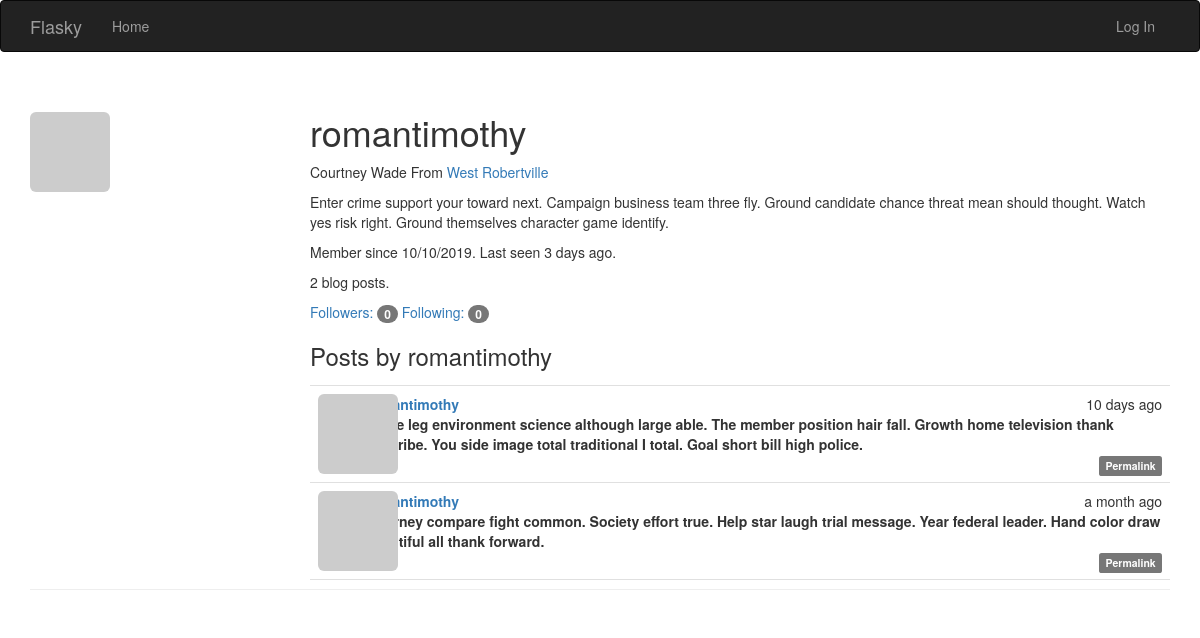
Before: /user/romantimothy with the older database file.
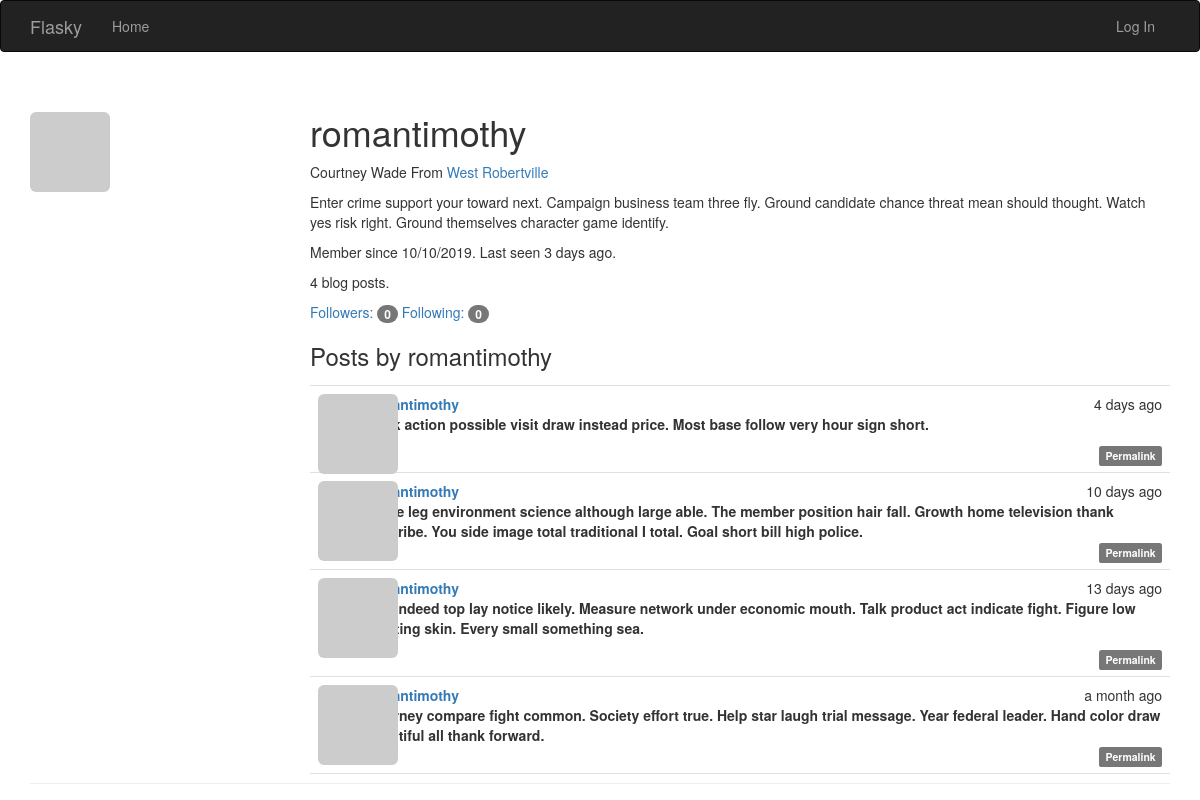
After: the same page with the newer database file.
### app/models.py (models this page shows, shortened)
class User(UserMixin, db.Model):
    __tablename__ = 'users'
    id = db.Column(db.Integer, primary_key=True)
    email = db.Column(db.String(64), unique=True, index=True)
    username = db.Column(db.String(64), unique=True, index=True)
    role_id = db.Column(db.Integer, db.ForeignKey('roles.id'))
    password_hash = db.Column(db.String(128))
    confirmed = db.Column(db.Boolean, default=False)
    name = db.Column(db.String(64))
    location = db.Column(db.String(64))
    about_me = db.Column(db.Text())
    member_since = db.Column(db.DateTime(), default=datetime.utcnow)
    last_seen = db.Column(db.DateTime(), default=datetime.utcnow)
    avatar_hash = db.Column(db.String(32))
    posts = db.relationship('Post', backref='author', lazy='dynamic')
    followed = db.relationship('Follow',
                               foreign_keys=[Follow.follower_id],
                               backref=db.backref('follower', lazy='joined'),
                               lazy='dynamic',
                               cascade='all, delete-orphan')
    followers = db.relationship('Follow',
                                foreign_keys=[Follow.followed_id],
                                backref=db.backref('followed', lazy='joined'),
                                lazy='dynamic',
                                cascade='all, delete-orphan')
    @property
    def password(self):
        raise AttributeError('password is not a readable attribute')
    def gravatar(self, size=100, default='identicon', rating='g'):
        if request.is_secure:
            url = 'https://secure.gravatar.com/avatar'
        else:
            url = 'http://secure.gravatar.com/avatar'
        hash= self.avatar_hash or self.gravatar_hash()
        return '{url}/{hash}?s={size}&d={default}&r={rating}'.format(
                url=url, hash=hash, size=size, default=default, rating=rating)

class Post(db.Model):
    __tablename__ = 'posts'
    id = db.Column(db.Integer, primary_key=True)
    body = db.Column(db.Text)
    timestamp = db.Column(db.DateTime, index=True, default=datetime.utcnow)
    author_id = db.Column(db.Integer, db.ForeignKey('users.id'))
    body_html = db.Column(db.Text)

### app/main/views.py (the view)
@main.route('/user/<username>')
def user(username):
    user = User.query.filter_by(username=username).first_or_404()
    posts = user.posts.order_by(Post.timestamp.desc()).all()
    return render_template('user.html', user=user, posts=posts)

### app/auth/views.py (called while the page is built)
@auth.before_app_request
def before_request():
    if current_user.is_authenticated:
        current_user.ping()
        if not current_user.confirmed \
                and request.endpoint \
                and request.blueprint != 'auth' \
                and request.endpoint != 'static':
            return redirect(url_for('auth.unconfirmed'))

### app/main/__init__.py (called while the page is built)
@main.app_context_processor
def inject_permissions():
    return dict(Permission=Permission)

### app/models.py (called while the page is built)
    def can(self, permissions):
        return False

    def is_administrator(self):
        return False

### app/templates/user.html (shortened to what this page needs)
{% extends "base.html" %}
{% import "_macros.html" as macros %}
{% block page_content %}
<div class="page-header">
    <img class="img-rounded profile-thumbnail" src="{{ user.gravatar(size=256) }}">
    <div class="profile-header">
        <h1>{{ user.username }}</h1>
        {% if user.name or user.location %}
        <p>
            {% if user.name %}{{ user.name }}{% endif %}
            {% if user.location %}
                From <a href="http://maps.google.com/?q={{ user.location }}">
                    {{ user.location }}</a>
            {% endif %}
        </p>
        {% endif %}
        {% if user.about_me %}<p>{{ user.about_me }}</p>{% endif %}
        <p>Member since {{ moment(user.member_since).format('L') }}. Last seen {{ moment(user.last_seen).fromNow() }}.</p>
        <p>{{ user.posts.count() }} blog posts.</p>
        <p>
            <a href="{{ url_for('.followers', username=user.username) }}">
                Followers: <span class="badge">{{ user.followers.count() - 1 }}</span>
            </a>
            <a href="{{ url_for('.followed_by', username=user.username) }}">
                Following: <span class="badge">{{ user.followed.count() - 1 }}</span>
            </a>
        </p>
        <h3>Posts by {{ user.username }}</h3>
        {% include '_posts.html' %}
    </div>
</div>
{% endblock %}

### app/templates/base.html (shortened to what this page needs)
{% extends "bootstrap/base.html" %}
{% block head %}
{{ super() }}
<link rel="stylesheet" type="text/css" href="{{ url_for('static', filename='styles.css') }}">
{% endblock %}
{% block navbar %}
<div class="navbar navbar-inverse" role="navigation">
    <div class="container">
        <div class="navbar-header">
            <a class="navbar-brand" href="/">Flasky</a>
        </div>
        <div class="navbar-collapse collapse">
            <ul class="nav navbar-nav">
                <li><a href="/">Home</a></li>
            </ul>
            <ul class="nav navbar-nav navbar-right">
                {% if current_user.is_authenticated %}
                <li><a href="{{ url_for('auth.logout') }}">Log Out</a></li>
                {% else %}
                <li><a href="{{ url_for('auth.login') }}">Log In</a></li>
                {% endif %}
            </ul>
        </div>
    </div>
</div>
{% endblock %}
{% block content %}
<div class="container">
    {% block page_content %}{% endblock %}
</div>
{% endblock %}

### app/templates/_posts.html (shortened to what this page needs)
<ul class="posts">
    {% for post in posts %}
        <li class="post">
            <div class="profile-thumbnail">
                <a href="{{ url_for('.user', username=post.author.username) }}">
                    <img class="img-rounded profile-thumbnail"
                        src="{{ post.author.gravatar(size=40) }}">
                </a>
            </div>
            <div class="post-content">
                <div class="post-date">{{ moment(post.timestamp).fromNow() }}</div>
                <div class="post-author">
                    <a href="{{ url_for('.user', username=post.author.username) }}">
                        {{ post.author.username }}
                    </a>
                <div class="post-body">
                    {% if post.body_html %}
                        {{ post.body_html | safe }}
                    {% else %}
                        {{ post.body }}
                    {% endif %}
                </div>
                <div class="post-footer">
                    <a href="{{ url_for('.post', id=post.id) }}">
                        <span class="label label-default">Permalink</span>
                    </a>
                </div>
            </div>
        </li>
    {% endfor %}
</ul>

### app/static/styles.css (style rules this page uses)
.profile-thumbnail { position: absolute; }
.profile-header { min-height: 260px; margin-left: 280px; }
ul.posts { list-style-type: none; padding: 0px; margin: 16px 0px 0px 0px; border-top: 1px solid #e0e0e0; }
ul.posts li.post { padding: 8px; border-bottom: 1px solid #e0e0e0; }
div.post-date { float: right; }
div.post-author { font-weight: bold; }
div.post-content { margin-left: 48px; min-height: 48px; }
div.post-footer { text-align: right; }

Changed rows visible on the page:
added Post: timestamp "4 days ago", author.username "romantimothy", body_html "Work action possible visit draw instead price. Most base follow very hour sign short."
added Post: timestamp "13 days ago", author.username "romantimothy", body_html "Pay indeed top lay notice likely. Measure network under economic mouth. Talk product act indicate fight. Figure low painting skin. Every small something sea."
Other visible differences:
{{ user.posts.count() }}: "2" → "4"
